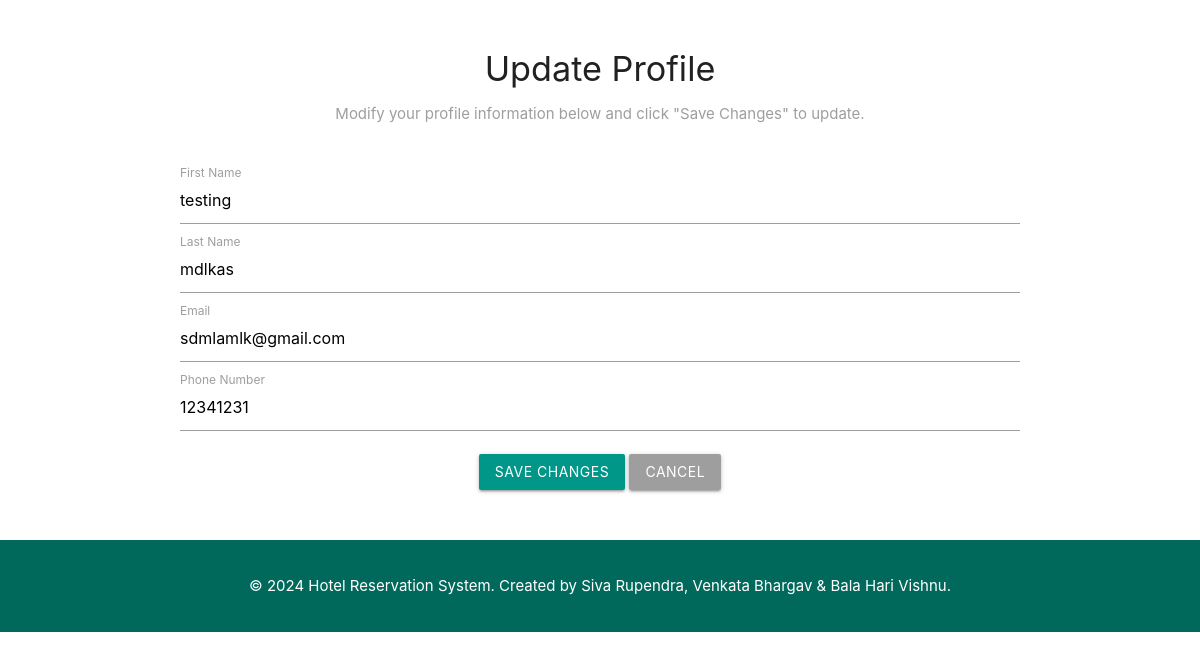
Page /hotel/admin/update_profile/ (signed in) on the committed database.
### hotel_app/models.py (models this page shows, shortened)
class Customer(AbstractUser):
    first_name = models.CharField(max_length=60, null=True)  # Customer's first name
    last_name = models.CharField(max_length=30, null=True)  # Customer's last name
    email = models.CharField(max_length=100, null=True)  # Customer's email address
    mobile_number = models.CharField(max_length=12, null=True)  # Customer's contact room_num
    address1 = models.CharField(max_length=255, blank=True)  # Street address, e.g., "123 Main St"
    apt_number = models.CharField(max_length=10, blank=True, null=True)  # Apartment or unit number
    city = models.CharField(max_length=100, blank=True)  # City of residence
    state = models.CharField(max_length=50, blank=True)  # State of residence
    zip_code = models.CharField(max_length=10, blank=True)  # ZIP or postal code
    created_at = models.DateTimeField(default=timezone.now)  # Date and time when the profile was created
    updated_at = models.DateTimeField(auto_now=True)  # Date and time when the profile was last modified

### hotel_app/views.py (the view, shortened to what this page needs)
# urls.py: path('hotel/admin/update_profile/', update_profile, name='update_profile'),  # Update admin profile
@login_required
def update_profile(request):
    return render(request, 'admin_update_profile.html', {
        'user': request.user
    })

### hotel_app/templates/admin_update_profile.html (shortened to what this page needs)
<!DOCTYPE html>
<html lang="en">
<head>
    <link rel="stylesheet" href="https://cdnjs.cloudflare.com/ajax/libs/materialize/1.0.0/css/materialize.min.css">
</head>
<body>
<div class="container">
    <h4 class="center-align">Update Profile</h4>
    <p class="center-align grey-text">Modify your profile information below and click "Save Changes" to update.</p>
    <br>
    <form method="post" action="{% url 'update_profile' %}">
        <div class="input-field">
            <input type="text" id="first_name" name="first_name" value="{{ user.first_name }}" required>
            <label for="first_name">First Name</label>
        </div>
        <div class="input-field">
            <input type="text" id="last_name" name="last_name" value="{{ user.last_name }}" required>
            <label for="last_name">Last Name</label>
        </div>
        <div class="input-field">
            <input type="email" id="email" name="email" value="{{ user.email }}" required>
            <label for="email">Email</label>
        </div>
        <div class="input-field">
            <input type="text" id="username" name="username" value="{{ user.username }}" required>
            <label for="username">Phone Number</label>
        </div>
        <div class="center-align">
            <button type="submit" class="btn waves-effect waves-light teal">Save Changes</button>
            <a href="/hotel/admin/home/" class="btn waves-effect waves-light grey">Cancel</a>
        </div>
    </form>
</div>
<div class="footer">
    <p>&copy; 2024 Hotel Reservation System. Created by Siva Rupendra, Venkata Bhargav & Bala Hari Vishnu.</p>
</div>
</body>
</html>

### hotel_app/templates/admin_update_profile.html (style rules this page uses)
.container { margin-top: 50px; }
.footer { background-color: #00695c; color: white; padding: 20px 0; text-align: center; margin-top: 50px; }

### rows in the picture
Customer: first_name "testing", last_name "mdlkas", email "sdmlamlk@gmail.com", username "12341231"
